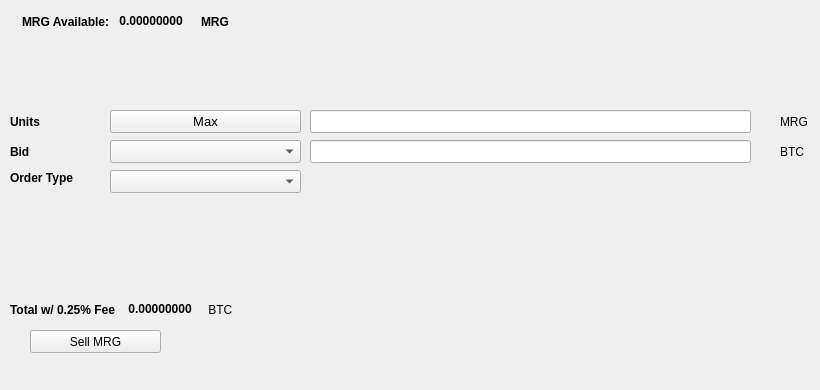
   <widget class="QWidget" name="SellTab">
    <attribute name="title">
     <string>Sell</string>
    </attribute>
    <widget class="QLabel" name="label_16">
     <property name="geometry">
      <rect>
       <x>780</x>
       <y>140</y>
       <width>31</width>
       <height>23</height>
      </rect>
     </property>
     <property name="text">
      <string>BTC</string>
     </property>
    </widget>
    <widget class="QComboBox" name="SellBidcomboBox">
     <property name="geometry">
      <rect>
       <x>110</x>
       <y>140</y>
       <width>191</width>
       <height>23</height>
      </rect>
     </property>
     <property name="font">
      <font>
       <pointsize>10</pointsize>
      </font>
     </property>
    </widget>
    <widget class="QLabel" name="label_18">
     <property name="geometry">
      <rect>
       <x>10</x>
       <y>110</y>
       <width>46</width>
       <height>23</height>
      </rect>
     </property>
     <property name="font">
      <font>
       <weight>75</weight>
       <bold>true</bold>
      </font>
     </property>
     <property name="text">
      <string>Units</string>
     </property>
    </widget>
    <widget class="QPushButton" name="Sell_Max_Amount">
     <property name="geometry">
      <rect>
       <x>110</x>
       <y>110</y>
       <width>191</width>
       <height>23</height>
      </rect>
     </property>
     <property name="font">
      <font>
       <pointsize>10</pointsize>
      </font>
     </property>
     <property name="text">
      <string>Max</string>
     </property>
    </widget>
    <widget class="QLabel" name="label_20">
     <property name="geometry">
      <rect>
       <x>10</x>
       <y>170</y>
       <width>91</width>
       <height>16</height>
      </rect>
     </property>
     <property name="font">
      <font>
       <weight>75</weight>
       <bold>true</bold>
      </font>
     </property>
     <property name="text">
      <string>Order Type</string>
     </property>
    </widget>
    <widget class="QComboBox" name="SellOrdertypeCombo">
     <property name="geometry">
      <rect>
       <x>110</x>
       <y>170</y>
       <width>191</width>
       <height>23</height>
      </rect>
     </property>
     <property name="font">
      <font>
       <pointsize>10</pointsize>
      </font>
     </property>
    </widget>
    <widget class="QLabel" name="label_21">
     <property name="geometry">
      <rect>
       <x>10</x>
       <y>140</y>
       <width>46</width>
       <height>23</height>
      </rect>
     </property>
     <property name="font">
      <font>
       <weight>75</weight>
       <bold>true</bold>
      </font>
     </property>
     <property name="text">
      <string>Bid</string>
     </property>
    </widget>
    <widget class="QLabel" name="label_22">
     <property name="geometry">
      <rect>
       <x>780</x>
       <y>110</y>
       <width>31</width>
       <height>23</height>
      </rect>
     </property>
     <property name="text">
      <string>MRG</string>
     </property>
    </widget>
    <widget class="QLineEdit" name="UnitsInputMRG">
     <property name="geometry">
      <rect>
       <x>310</x>
       <y>110</y>
       <width>441</width>
       <height>23</height>
      </rect>
     </property>
     <property name="font">
      <font>
       <pointsize>9</pointsize>
       <weight>75</weight>
       <bold>true</bold>
      </font>
     </property>
    </widget>
    <widget class="QLineEdit" name="SellBidPriceEdit">
     <property name="geometry">
      <rect>
       <x>310</x>
       <y>140</y>
       <width>441</width>
       <height>23</height>
      </rect>
     </property>
     <property name="font">
      <font>
       <pointsize>9</pointsize>
       <weight>75</weight>
       <bold>true</bold>
      </font>
     </property>
    </widget>
    <widget class="QPushButton" name="SellMRGBTN">
     <property name="geometry">
      <rect>
       <x>30</x>
       <y>330</y>
       <width>131</width>
       <height>23</height>
      </rect>
     </property>
     <property name="text">
      <string>Sell MRG</string>
     </property>
     <property name="icon">
      <iconset resource="../mergecard">
       <normaloff>:/icons/bitcoin</normaloff>:/icons/bitcoin</iconset>
     </property>
    </widget>
    <widget class="QWidget" name="layoutWidget3">
     <property name="geometry">
      <rect>
       <x>22</x>
       <y>12</y>
       <width>258</width>
       <height>19</height>
      </rect>
     </property>
     <layout class="QHBoxLayout" name="horizontalLayout">
      <item>
       <widget class="QLabel" name="label232_2">
        <property name="font">
         <font>
          <weight>75</weight>
          <bold>true</bold>
         </font>
        </property>
        <property name="text">
         <string>MRG Available:</string>
        </property>
       </widget>
      </item>
      <item>
       <widget class="QLabel" name="MRGAvailableLabel">
        <property name="palette">
         <palette>
          <active>
           <colorrole role="WindowText">
            <brush brushstyle="SolidPattern">
             <color alpha="255">
              <red>0</red>
              <green>0</green>
              <blue>0</blue>
             </color>
            </brush>
           </colorrole>
           <colorrole role="Button">
            <brush brushstyle="SolidPattern">
             <color alpha="255">
              <red>0</red>
              <green>170</green>
              <blue>0</blue>
             </color>
            </brush>
           </colorrole>
           <colorrole role="Light">
            <brush brushstyle="SolidPattern">
             <color alpha="255">
              <red>0</red>
              <green>255</green>
              <blue>0</blue>
             </color>
            </brush>
           </colorrole>
           <colorrole role="Midlight">
            <brush brushstyle="SolidPattern">
             <color alpha="255">
              <red>0</red>
              <green>212</green>
              <blue>0</blue>
             </color>
            </brush>
           </colorrole>
           <colorrole role="Dark">
            <brush brushstyle="SolidPattern">
             <color alpha="255">
              <red>0</red>
              <green>85</green>
              <blue>0</blue>
             </color>
            </brush>
           </colorrole>
           <colorrole role="Mid">
            <brush brushstyle="SolidPattern">
             <color alpha="255">
              <red>0</red>
              <green>113</green>
              <blue>0</blue>
             </color>
            </brush>
           </colorrole>
           <colorrole role="Text">
            <brush brushstyle="SolidPattern">
             <color alpha="255">
              <red>0</red>
              <green>170</green>
              <blue>0</blue>
             </color>
            </brush>
           </colorrole>
           <colorrole role="BrightText">
            <brush brushstyle="SolidPattern">
             <color alpha="255">
              <red>255</red>
              <green>255</green>
              <blue>255</blue>
             </color>
            </brush>
           </colorrole>
           <colorrole role="ButtonText">
            <brush brushstyle="SolidPattern">
             <color alpha="255">
              <red>0</red>
              <green>0</green>
              <blue>0</blue>
             </color>
            </brush>
           </colorrole>
           <colorrole role="Base">
            <brush brushstyle="SolidPattern">
             <color alpha="255">
              <red>255</red>
              <green>255</green>
              <blue>255</blue>
             </color>
            </brush>
           </colorrole>
           <colorrole role="Window">
            <brush brushstyle="SolidPattern">
             <color alpha="255">
              <red>0</red>
              <green>170</green>
              <blue>0</blue>
             </color>
            </brush>
           </colorrole>
           <colorrole role="Shadow">
            <brush brushstyle="SolidPattern">
             <color alpha="255">
              <red>0</red>
              <green>0</green>
              <blue>0</blue>
             </color>
            </brush>
           </colorrole>
           <colorrole role="AlternateBase">
            <brush brushstyle="SolidPattern">
             <color alpha="255">
              <red>127</red>
              <green>212</green>
              <blue>127</blue>
             </color>
            </brush>
           </colorrole>
           <colorrole role="ToolTipBase">
            <brush brushstyle="SolidPattern">
             <color alpha="255">
              <red>255</red>
              <green>255</green>
              <blue>220</blue>
             </color>
            </brush>
           </colorrole>
           <colorrole role="ToolTipText">
            <brush brushstyle="SolidPattern">
             <color alpha="255">
              <red>0</red>
              <green>0</green>
              <blue>0</blue>
             </color>
            </brush>
           </colorrole>
          </active>
          <inactive>
           <colorrole role="WindowText">
            <brush brushstyle="SolidPattern">
             <color alpha="255">
              <red>0</red>
              <green>0</green>
              <blue>0</blue>
             </color>
            </brush>
           </colorrole>
           <colorrole role="Button">
            <brush brushstyle="SolidPattern">
             <color alpha="255">
              <red>0</red>
              <green>170</green>
              <blue>0</blue>
             </color>
            </brush>
           </colorrole>
           <colorrole role="Light">
            <brush brushstyle="SolidPattern">
             <color alpha="255">
              <red>0</red>
              <green>255</green>
              <blue>0</blue>
             </color>
            </brush>
           </colorrole>
           <colorrole role="Midlight">
            <brush brushstyle="SolidPattern">
             <color alpha="255">
              <red>0</red>
              <green>212</green>
              <blue>0</blue>
             </color>
            </brush>
           </colorrole>
           <colorrole role="Dark">
            <brush brushstyle="SolidPattern">
             <color alpha="255">
              <red>0</red>
              <green>85</green>
              <blue>0</blue>
             </color>
            </brush>
           </colorrole>
           <colorrole role="Mid">
            <brush brushstyle="SolidPattern">
             <color alpha="255">
              <red>0</red>
              <green>113</green>
              <blue>0</blue>
             </color>
            </brush>
           </colorrole>
           <colorrole role="Text">
            <brush brushstyle="SolidPattern">
             <color alpha="255">
              <red>0</red>
              <green>170</green>
              <blue>0</blue>
             </color>
            </brush>
           </colorrole>
           <colorrole role="BrightText">
            <brush brushstyle="SolidPattern">
             <color alpha="255">
              <red>255</red>
              <green>255</green>
              <blue>255</blue>
             </color>
            </brush>
           </colorrole>
           <colorrole role="ButtonText">
            <brush brushstyle="SolidPattern">
             <color alpha="255">
              <red>0</red>
              <green>0</green>
              <blue>0</blue>
             </color>
            </brush>
           </colorrole>
           <colorrole role="Base">
            <brush brushstyle="SolidPattern">
             <color alpha="255">
              <red>255</red>
              <green>255</green>
              <blue>255</blue>
             </color>
            </brush>
           </colorrole>
           <colorrole role="Window">
            <brush brushstyle="SolidPattern">
             <color alpha="255">
              <red>0</red>
              <green>170</green>
              <blue>0</blue>
             </color>
            </brush>
           </colorrole>
           <colorrole role="Shadow">
            <brush brushstyle="SolidPattern">
             <color alpha="255">
              <red>0</red>
              <green>0</green>
              <blue>0</blue>
             </color>
            </brush>
           </colorrole>
           <colorrole role="AlternateBase">
            <brush brushstyle="SolidPattern">
             <color alpha="255">
              <red>127</red>
              <green>212</green>
              <blue>127</blue>
             </color>
            </brush>
           </colorrole>
           <colorrole role="ToolTipBase">
            <brush brushstyle="SolidPattern">
             <color alpha="255">
              <red>255</red>
              <green>255</green>
              <blue>220</blue>
             </color>
            </brush>
           </colorrole>
           <colorrole role="ToolTipText">
            <brush brushstyle="SolidPattern">
             <color alpha="255">
              <red>0</red>
              <green>0</green>
              <blue>0</blue>
             </color>
            </brush>
           </colorrole>
          </inactive>
          <disabled>
           <colorrole role="WindowText">
            <brush brushstyle="SolidPattern">
             <color alpha="255">
              <red>0</red>
              <green>85</green>
              <blue>0</blue>
             </color>
            </brush>
           </colorrole>
           <colorrole role="Button">
            <brush brushstyle="SolidPattern">
             <color alpha="255">
              <red>0</red>
              <green>170</green>
              <blue>0</blue>
             </color>
            </brush>
           </colorrole>
           <colorrole role="Light">
            <brush brushstyle="SolidPattern">
             <color alpha="255">
              <red>0</red>
              <green>255</green>
              <blue>0</blue>
             </color>
            </brush>
           </colorrole>
           <colorrole role="Midlight">
            <brush brushstyle="SolidPattern">
             <color alpha="255">
              <red>0</red>
              <green>212</green>
              <blue>0</blue>
             </color>
            </brush>
           </colorrole>
           <colorrole role="Dark">
            <brush brushstyle="SolidPattern">
             <color alpha="255">
              <red>0</red>
              <green>85</green>
              <blue>0</blue>
             </color>
            </brush>
           </colorrole>
           <colorrole role="Mid">
            <brush brushstyle="SolidPattern">
             <color alpha="255">
              <red>0</red>
              <green>113</green>
              <blue>0</blue>
             </color>
            </brush>
           </colorrole>
           <colorrole role="Text">
            <brush brushstyle="SolidPattern">
             <color alpha="255">
              <red>0</red>
              <green>85</green>
              <blue>0</blue>
             </color>
            </brush>
           </colorrole>
           <colorrole role="BrightText">
            <brush brushstyle="SolidPattern">
             <color alpha="255">
              <red>255</red>
              <green>255</green>
              <blue>255</blue>
             </color>
            </brush>
           </colorrole>
           <colorrole role="ButtonText">
            <brush brushstyle="SolidPattern">
             <color alpha="255">
              <red>0</red>
              <green>85</green>
              <blue>0</blue>
             </color>
            </brush>
           </colorrole>
           <colorrole role="Base">
            <brush brushstyle="SolidPattern">
             <color alpha="255">
              <red>0</red>
              <green>170</green>
              <blue>0</blue>
             </color>
            </brush>
           </colorrole>
           <colorrole role="Window">
            <brush brushstyle="SolidPattern">
             <color alpha="255">
              <red>0</red>
              <green>170</green>
              <blue>0</blue>
             </color>
            </brush>
           </colorrole>
           <colorrole role="Shadow">
            <brush brushstyle="SolidPattern">
             <color alpha="255">
              <red>0</red>
              <green>0</green>
              <blue>0</blue>
             </color>
            </brush>
           </colorrole>
           <colorrole role="AlternateBase">
            <brush brushstyle="SolidPattern">
             <color alpha="255">
              <red>0</red>
              <green>170</green>
              <blue>0</blue>
             </color>
            </brush>
           </colorrole>
           <colorrole role="ToolTipBase">
            <brush brushstyle="SolidPattern">
             <color alpha="255">
              <red>255</red>
              <green>255</green>
              <blue>220</blue>
             </color>
            </brush>
           </colorrole>
           <colorrole role="ToolTipText">
            <brush brushstyle="SolidPattern">
             <color alpha="255">
              <red>0</red>
              <green>0</green>
              <blue>0</blue>
             </color>
            </brush>
           </colorrole>
          </disabled>
         </palette>
        </property>
        <property name="font">
         <font>
          <weight>75</weight>
          <bold>true</bold>
         </font>
        </property>
        <property name="text">
         <string> 0.00000000 </string>
        </property>
        <property name="textInteractionFlags">
         <set>Qt::LinksAccessibleByMouse|Qt::TextSelectableByKeyboard|Qt::TextSelectableByMouse</set>
        </property>
       </widget>
      </item>
      <item>
       <widget class="QLabel" name="labelMRG">
        <property name="font">
         <font>
          <weight>75</weight>
          <bold>true</bold>
         </font>
        </property>
        <property name="text">
         <string>MRG</string>
        </property>
       </widget>
      </item>
     </layout>
    </widget>
    <widget class="QWidget" name="layoutWidget">
     <property name="geometry">
      <rect>
       <x>10</x>
       <y>300</y>
       <width>268</width>
       <height>19</height>
      </rect>
     </property>
     <layout class="QHBoxLayout" name="horizontalLayout_2">
      <item>
       <widget class="QLabel" name="label_19">
        <property name="font">
         <font>
          <weight>75</weight>
          <bold>true</bold>
         </font>
        </property>
        <property name="text">
         <string>Total w/ 0.25% Fee </string>
        </property>
       </widget>
      </item>
      <item>
       <widget class="QLabel" name="SellCostLabel">
        <property name="palette">
         <palette>
          <active>
           <colorrole role="WindowText">
            <brush brushstyle="SolidPattern">
             <color alpha="255">
              <red>0</red>
              <green>0</green>
              <blue>0</blue>
             </color>
            </brush>
           </colorrole>
           <colorrole role="Button">
            <brush brushstyle="SolidPattern">
             <color alpha="255">
              <red>0</red>
              <green>170</green>
              <blue>0</blue>
             </color>
            </brush>
           </colorrole>
           <colorrole role="Light">
            <brush brushstyle="SolidPattern">
             <color alpha="255">
              <red>0</red>
              <green>255</green>
              <blue>0</blue>
             </color>
            </brush>
           </colorrole>
           <colorrole role="Midlight">
            <brush brushstyle="SolidPattern">
             <color alpha="255">
              <red>0</red>
              <green>212</green>
              <blue>0</blue>
             </color>
            </brush>
           </colorrole>
           <colorrole role="Dark">
            <brush brushstyle="SolidPattern">
             <color alpha="255">
              <red>0</red>
              <green>85</green>
              <blue>0</blue>
             </color>
            </brush>
           </colorrole>
           <colorrole role="Mid">
            <brush brushstyle="SolidPattern">
             <color alpha="255">
              <red>0</red>
              <green>113</green>
              <blue>0</blue>
             </color>
            </brush>
           </colorrole>
           <colorrole role="Text">
            <brush brushstyle="SolidPattern">
             <color alpha="255">
              <red>0</red>
              <green>170</green>
              <blue>0</blue>
             </color>
            </brush>
           </colorrole>
           <colorrole role="BrightText">
            <brush brushstyle="SolidPattern">
             <color alpha="255">
              <red>255</red>
              <green>255</green>
              <blue>255</blue>
             </color>
            </brush>
           </colorrole>
           <colorrole role="ButtonText">
            <brush brushstyle="SolidPattern">
             <color alpha="255">
              <red>0</red>
              <green>0</green>
              <blue>0</blue>
             </color>
            </brush>
           </colorrole>
           <colorrole role="Base">
            <brush brushstyle="SolidPattern">
             <color alpha="255">
              <red>255</red>
              <green>255</green>
              <blue>255</blue>
             </color>
            </brush>
           </colorrole>
           <colorrole role="Window">
            <brush brushstyle="SolidPattern">
             <color alpha="255">
              <red>0</red>
              <green>170</green>
              <blue>0</blue>
             </color>
            </brush>
           </colorrole>
           <colorrole role="Shadow">
            <brush brushstyle="SolidPattern">
             <color alpha="255">
              <red>0</red>
              <green>0</green>
              <blue>0</blue>
             </color>
            </brush>
           </colorrole>
           <colorrole role="AlternateBase">
            <brush brushstyle="SolidPattern">
             <color alpha="255">
              <red>127</red>
              <green>212</green>
              <blue>127</blue>
             </color>
            </brush>
           </colorrole>
           <colorrole role="ToolTipBase">
            <brush brushstyle="SolidPattern">
             <color alpha="255">
              <red>255</red>
              <green>255</green>
              <blue>220</blue>
             </color>
            </brush>
           </colorrole>
           <colorrole role="ToolTipText">
            <brush brushstyle="SolidPattern">
             <color alpha="255">
              <red>0</red>
              <green>0</green>
              <blue>0</blue>
             </color>
            </brush>
           </colorrole>
          </active>
          <inactive>
           <colorrole role="WindowText">
            <brush brushstyle="SolidPattern">
             <color alpha="255">
              <red>0</red>
              <green>0</green>
              <blue>0</blue>
             </color>
            </brush>
           </colorrole>
           <colorrole role="Button">
            <brush brushstyle="SolidPattern">
             <color alpha="255">
              <red>0</red>
              <green>170</green>
              <blue>0</blue>
             </color>
            </brush>
           </colorrole>
           <colorrole role="Light">
            <brush brushstyle="SolidPattern">
             <color alpha="255">
              <red>0</red>
              <green>255</green>
              <blue>0</blue>
             </color>
            </brush>
           </colorrole>
           <colorrole role="Midlight">
            <brush brushstyle="SolidPattern">
             <color alpha="255">
              <red>0</red>
              <green>212</green>
              <blue>0</blue>
             </color>
            </brush>
           </colorrole>
           <colorrole role="Dark">
            <brush brushstyle="SolidPattern">
             <color alpha="255">
              <red>0</red>
              <green>85</green>
              <blue>0</blue>
             </color>
            </brush>
           </colorrole>
           <colorrole role="Mid">
            <brush brushstyle="SolidPattern">
             <color alpha="255">
              <red>0</red>
              <green>113</green>
              <blue>0</blue>
             </color>
            </brush>
           </colorrole>
           <colorrole role="Text">
            <brush brushstyle="SolidPattern">
             <color alpha="255">
              <red>0</red>
              <green>170</green>
              <blue>0</blue>
             </color>
            </brush>
           </colorrole>
           <colorrole role="BrightText">
            <brush brushstyle="SolidPattern">
             <color alpha="255">
              <red>255</red>
              <green>255</green>
              <blue>255</blue>
             </color>
            </brush>
           </colorrole>
           <colorrole role="ButtonText">
            <brush brushstyle="SolidPattern">
             <color alpha="255">
              <red>0</red>
              <green>0</green>
              <blue>0</blue>
             </color>
            </brush>
           </colorrole>
           <colorrole role="Base">
            <brush brushstyle="SolidPattern">
             <color alpha="255">
              <red>255</red>
              <green>255</green>
              <blue>255</blue>
             </color>
            </brush>
           </colorrole>
           <colorrole role="Window">
            <brush brushstyle="SolidPattern">
             <color alpha="255">
              <red>0</red>
              <green>170</green>
              <blue>0</blue>
             </color>
            </brush>
           </colorrole>
           <colorrole role="Shadow">
            <brush brushstyle="SolidPattern">
             <color alpha="255">
              <red>0</red>
              <green>0</green>
              <blue>0</blue>
             </color>
            </brush>
           </colorrole>
           <colorrole role="AlternateBase">
            <brush brushstyle="SolidPattern">
             <color alpha="255">
              <red>127</red>
              <green>212</green>
              <blue>127</blue>
             </color>
            </brush>
           </colorrole>
           <colorrole role="ToolTipBase">
            <brush brushstyle="SolidPattern">
             <color alpha="255">
              <red>255</red>
              <green>255</green>
              <blue>220</blue>
             </color>
            </brush>
           </colorrole>
           <colorrole role="ToolTipText">
            <brush brushstyle="SolidPattern">
             <color alpha="255">
              <red>0</red>
              <green>0</green>
              <blue>0</blue>
             </color>
            </brush>
           </colorrole>
          </inactive>
          <disabled>
           <colorrole role="WindowText">
            <brush brushstyle="SolidPattern">
             <color alpha="255">
              <red>0</red>
              <green>85</green>
              <blue>0</blue>
             </color>
            </brush>
           </colorrole>
           <colorrole role="Button">
            <brush brushstyle="SolidPattern">
             <color alpha="255">
              <red>0</red>
              <green>170</green>
              <blue>0</blue>
             </color>
            </brush>
           </colorrole>
           <colorrole role="Light">
            <brush brushstyle="SolidPattern">
             <color alpha="255">
              <red>0</red>
              <green>255</green>
              <blue>0</blue>
             </color>
            </brush>
           </colorrole>
           <colorrole role="Midlight">
            <brush brushstyle="SolidPattern">
             <color alpha="255">
              <red>0</red>
              <green>212</green>
              <blue>0</blue>
             </color>
            </brush>
           </colorrole>
           <colorrole role="Dark">
            <brush brushstyle="SolidPattern">
             <color alpha="255">
              <red>0</red>
              <green>85</green>
              <blue>0</blue>
             </color>
            </brush>
           </colorrole>
           <colorrole role="Mid">
            <brush brushstyle="SolidPattern">
             <color alpha="255">
              <red>0</red>
              <green>113</green>
              <blue>0</blue>
             </color>
            </brush>
           </colorrole>
           <colorrole role="Text">
            <brush brushstyle="SolidPattern">
             <color alpha="255">
              <red>0</red>
              <green>85</green>
              <blue>0</blue>
             </color>
            </brush>
           </colorrole>
           <colorrole role="BrightText">
            <brush brushstyle="SolidPattern">
             <color alpha="255">
              <red>255</red>
              <green>255</green>
              <blue>255</blue>
             </color>
            </brush>
           </colorrole>
           <colorrole role="ButtonText">
            <brush brushstyle="SolidPattern">
             <color alpha="255">
              <red>0</red>
              <green>85</green>
              <blue>0</blue>
             </color>
            </brush>
           </colorrole>
           <colorrole role="Base">
            <brush brushstyle="SolidPattern">
             <color alpha="255">
              <red>0</red>
              <green>170</green>
              <blue>0</blue>
             </color>
            </brush>
           </colorrole>
           <colorrole role="Window">
            <brush brushstyle="SolidPattern">
             <color alpha="255">
              <red>0</red>
              <green>170</green>
              <blue>0</blue>
             </color>
            </brush>
           </colorrole>
           <colorrole role="Shadow">
            <brush brushstyle="SolidPattern">
             <color alpha="255">
              <red>0</red>
              <green>0</green>
              <blue>0</blue>
             </color>
            </brush>
           </colorrole>
           <colorrole role="AlternateBase">
            <brush brushstyle="SolidPattern">
             <color alpha="255">
              <red>0</red>
              <green>170</green>
              <blue>0</blue>
             </color>
            </brush>
           </colorrole>
           <colorrole role="ToolTipBase">
            <brush brushstyle="SolidPattern">
             <color alpha="255">
              <red>255</red>
              <green>255</green>
              <blue>220</blue>
             </color>
            </brush>
           </colorrole>
           <colorrole role="ToolTipText">
            <brush brushstyle="SolidPattern">
             <color alpha="255">
              <red>0</red>
              <green>0</green>
              <blue>0</blue>
             </color>
            </brush>
           </colorrole>
          </disabled>
         </palette>
        </property>
        <property name="font">
         <font>
          <weight>75</weight>
          <bold>true</bold>
         </font>
        </property>
        <property name="autoFillBackground">
         <bool>false</bool>
        </property>
        <property name="text">
         <string> 0.00000000</string>
        </property>
        <property name="textInteractionFlags">
         <set>Qt::LinksAccessibleByMouse|Qt::TextSelectableByMouse</set>
        </property>
       </widget>
      </item>
      <item>
       <widget class="QLabel" name="label_17">
        <property name="font">
         <font>
          <weight>50</weight>
          <bold>false</bold>
         </font>
        </property>
        <property name="text">
         <string> BTC</string>
        </property>
       </widget>
      </item>
     </layout>
    </widget>
    <widget class="QLabel" name="label_23">
     <property name="geometry">
      <rect>
       <x>460</x>
       <y>300</y>
       <width>281</width>
       <height>81</height>
      </rect>
     </property>
     <property name="text">
      <string/>
     </property>
     <property name="pixmap">
      <pixmap>:/images/bittrex</pixmap>
     </property>
    </widget>
   </widget>
